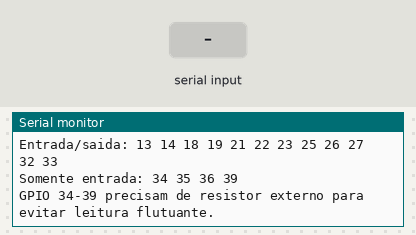
Recording of a program running on a simulated ESP32. Shown: the last lines printed to the serial monitor. The inputs (shaded band) are chosen by the test bench.

Above: at 1.7 s.
1.8 s: "90 45\n" received over Serial
At 2.8 s:
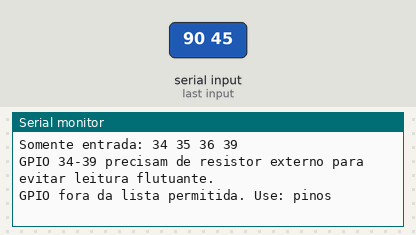
3.3 s: "0\n" received over Serial
At 4.0 s:
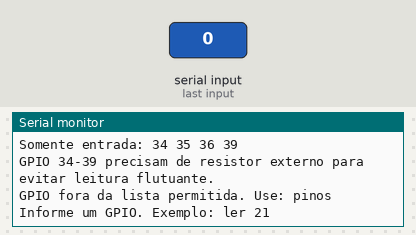

Measured:
- after the input at 1.8 s, the serial monitor: prints a new line at once (image 1)
- after the input at 3.3 s, the serial monitor: prints a new line at once (image 2)

The program:

main.cpp
```cpp
#include <Arduino.h>

// GPIOs de uso geral no ESP32-WROOM. Pinos de boot, flash e UART foram omitidos.
constexpr uint8_t OUTPUT_PINS[] = {13, 14, 18, 19, 21, 22, 23, 25, 26, 27, 32, 33};
constexpr uint8_t INPUT_ONLY_PINS[] = {34, 35, 36, 39};
bool outputEnabled[40] = {};

bool contains(const uint8_t *pins, size_t count, int pin) {
  for (size_t i = 0; i < count; ++i) {
    if (pins[i] == pin) return true;
  }
  return false;
}

bool canOutput(int pin) {
  return contains(OUTPUT_PINS, sizeof(OUTPUT_PINS), pin);
}

bool canInput(int pin) {
  return canOutput(pin) ||
         contains(INPUT_ONLY_PINS, sizeof(INPUT_ONLY_PINS), pin);
}

void printHelp() {
  Serial.println(F("\nComandos (digite no Monitor Serial e pressione Enter):"));
  Serial.println(F("  ajuda       mostra estes comandos"));
  Serial.println(F("  pinos       lista os GPIOs permitidos"));
  Serial.println(F("  entrada N   configura GPIO N como entrada e le seu estado"));
  Serial.println(F("  saida N     configura GPIO N como saida em nivel LOW"));
  Serial.println(F("  alto N      coloca uma saida configurada em HIGH"));
  Serial.println(F("  baixo N     coloca uma saida configurada em LOW"));
  Serial.println(F("  ler N       le o estado do GPIO N"));
  Serial.println(F("  pulso N     gera 3 pulsos de 250 ms e libera o GPIO"));
}

void printPins() {
  Serial.print(F("Entrada/saida: "));
  for (uint8_t pin : OUTPUT_PINS) {
    Serial.print(pin);
    Serial.print(' ');
  }
  Serial.print(F("\nSomente entrada: "));
  for (uint8_t pin : INPUT_ONLY_PINS) {
    Serial.print(pin);
    Serial.print(' ');
  }
  Serial.println(F("\nGPIO 34-39 precisam de resistor externo para evitar leitura flutuante."));
}

void setInput(int pin) {
  if (outputEnabled[pin]) {
    digitalWrite(pin, LOW);
    outputEnabled[pin] = false;
  }
  // GPIO 34-39 nao possuem pull-up interno.
  pinMode(pin, canOutput(pin) ? INPUT_PULLUP : INPUT);
}

void printLevel(int pin) {
  Serial.print(F("GPIO "));
  Serial.print(pin);
  Serial.print(F(": "));
  Serial.println(digitalRead(pin) == HIGH ? F("HIGH") : F("LOW"));
}

void handleCommand(String line) {
  line.trim();
  line.toLowerCase();
  if (line.length() == 0) return;

  int space = line.indexOf(' ');
  String command = space < 0 ? line : line.substring(0, space);
  if (command == F("ajuda")) { printHelp(); return; }
  if (command == F("pinos")) { printPins(); return; }

  if (space < 0) {
    Serial.println(F("Informe um GPIO. Exemplo: ler 21"));
    return;
  }
  String argument = line.substring(space + 1);
  argument.trim();
  for (size_t i = 0; i < argument.length(); ++i) {
    if (!isDigit(argument[i])) {
      Serial.println(F("GPIO invalido. Digite apenas o numero do pino."));
      return;
    }
  }
  if (argument.length() == 0) {
    Serial.println(F("Informe um GPIO. Exemplo: ler 21"));
    return;
  }
  int pin = argument.toInt();
  if (!canInput(pin)) {
    Serial.println(F("GPIO fora da lista permitida. Use: pinos"));
    return;
  }

  if (command == F("entrada")) {
    setInput(pin);
    printLevel(pin);
  } else if (command == F("ler")) {
    if (!outputEnabled[pin]) setInput(pin);
    printLevel(pin);
  } else if (command == F("saida") || command == F("pulso")) {
    if (!canOutput(pin)) {
      Serial.println(F("Este GPIO aceita somente entrada."));
      return;
    }
    digitalWrite(pin, LOW);
    pinMode(pin, OUTPUT);
    outputEnabled[pin] = true;
    if (command == F("saida")) {
      Serial.printf("GPIO %d configurado como saida LOW.\n", pin);
    } else {
      for (int i = 0; i < 3; ++i) {
        digitalWrite(pin, HIGH);
        delay(250);
        digitalWrite(pin, LOW);
        delay(250);
      }
      setInput(pin);
      Serial.printf("GPIO %d: 3 pulsos concluidos; pino voltou a entrada.\n", pin);
    }
  } else if (command == F("alto") || command == F("baixo")) {
    if (!outputEnabled[pin]) {
      Serial.println(F("Configure primeiro com: saida N"));
      return;
    }
    digitalWrite(pin, command == F("alto") ? HIGH : LOW);
    printLevel(pin);
  } else {
    Serial.println(F("Comando desconhecido. Use: ajuda"));
  }
}

void setup() {
  Serial.begin(115200);
  Serial.setTimeout(50);
  delay(500);
  Serial.println(F("Teste manual de GPIO - ESP32 DevKit"));
  printHelp();
  printPins();
}

void loop() {
  if (Serial.available()) {
    handleCommand(Serial.readStringUntil('\n'));
  }
}
```
